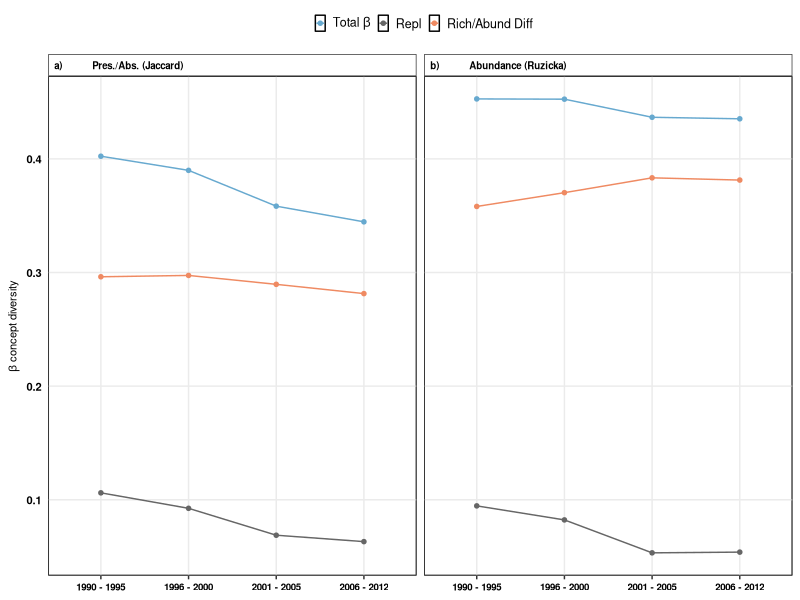

Source code (R):
#####################################
# Figures for beta diversity        #
#####################################

require(ggplot2)
require(dplyr)
require(reshape2)

###########
# Data ####
###########

beta_div<-read.csv("Cleaned_Data/Integration_BetaDiversity_Legendre.csv",stringsAsFactors = FALSE)

# arrange data for figures

beta_div<-melt(beta_div, id.vars=c("Index","TimeWindow"),measure.vars = 1:5,value.name = "Value",variable.name = "BetaDiv_Components")
beta_div$TimeWindow<-as.character(beta_div$TimeWindow)
beta_div$TimeWindow<-ifelse(beta_div$TimeWindow=="1990_1995","1990 - 1995",beta_div$TimeWindow)
beta_div$TimeWindow<-ifelse(beta_div$TimeWindow=="1996_2000","1996 - 2000",beta_div$TimeWindow)
beta_div$TimeWindow<-ifelse(beta_div$TimeWindow=="2001_2005","2001 - 2005",beta_div$TimeWindow)
beta_div$TimeWindow<-ifelse(beta_div$TimeWindow=="2006_2012","2006 - 2012",beta_div$TimeWindow)
beta_div$TimeWindow<-as.factor(beta_div$TimeWindow)
beta_div$TimeWindow <- factor(beta_div$TimeWindow, levels = c("1990 - 1995","1996 - 2000","2001 - 2005","2006 - 2012"))

beta_div<-filter(beta_div, BetaDiv_Components=="BDtotal"|BetaDiv_Components=="Repl"|BetaDiv_Components=="RichDif")

beta_div$BetaDiv_Components<-as.factor(beta_div$BetaDiv_Components)
beta_div$BetaDiv_Components <- factor(beta_div$BetaDiv_Components, levels = c("BDtotal","Repl","RichDif"))

beta_div$Index<-as.factor(beta_div$Index)
levels(beta_div$Index)[levels(beta_div$Index)=="Jaccard_pa"] <- "a)          Pres./Abs. (Jaccard)"
levels(beta_div$Index)[levels(beta_div$Index)=="Ruzicka_abund"]   <- "b)          Abundance (Ruzicka)"

# figure

bb<-ggplot(data=beta_div,aes(x=TimeWindow,y=Value,group=BetaDiv_Components,colour=BetaDiv_Components))+
  geom_point(shape=20,size=2) +
  geom_line(size=0.5)+
  scale_colour_manual(name="",labels=c("Repl"="Repl","RichDif"= "Rich/Abund Diff","BDtotal"= expression(paste("Total ",beta))),
                      values = c("BDtotal"="#67a9cf","RichDif" = "#ef8a62","Repl" ="gray40"))+
  labs(x = "", y = expression(paste(beta," concept diversity")))+
  facet_wrap(.~Index)

BetaDiv<-bb+ theme_bw()+theme(axis.title.x=element_blank(),
                               axis.title.y=element_text(colour="black",face=c("bold"),size=8),
                               axis.text.y=element_text(colour="black",face="bold",size=8),
                               axis.text.x=element_text(colour="black",face="bold",size=7),
                               axis.ticks.y=element_line(colour="transparent"),
                               legend.background=element_rect(fill="transparent"),
                               legend.key=element_rect(fill="transparent"),legend.key.size = unit(0.25, "cm"),
                               legend.text=element_text(size=9),
                               legend.text.align = 0.5,
                               legend.position="top",legend.direction="horizontal",
                               strip.background = element_rect(fill="transparent"),
                               strip.text = element_text(colour="black",face="bold",size=7, hjust=0),
                               panel.background =element_rect(fill="transparent",colour="black"),panel.grid.minor=element_blank())

png(filename="Figures/Integr_BetaDiv_orders.png", 
    type="cairo",
    units="in", 
    width=6, 
    height=4,  
    pointsize=2, 
    res=1000)

BetaDiv

dev.off()
